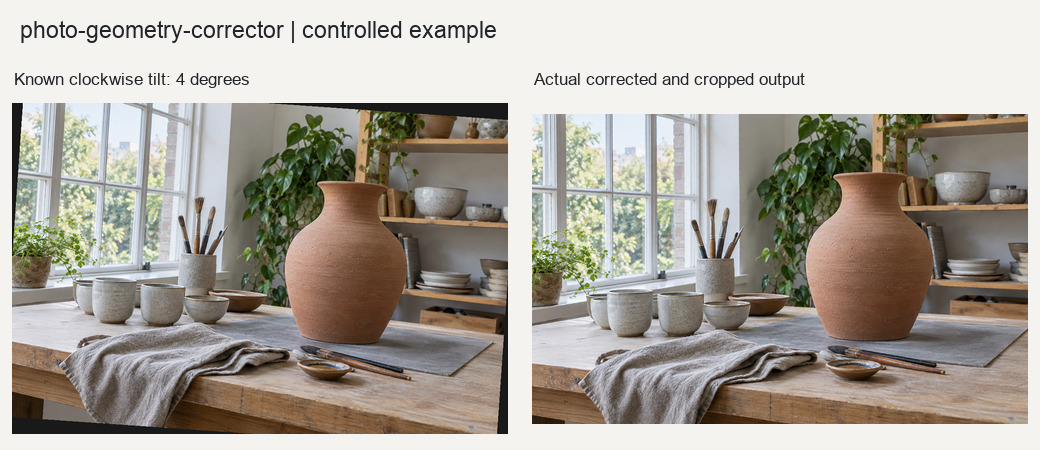
#> input picture photo-geometry-corrector/examples/comparison.jpg, 1040 x 450 px
$ python -i photo_geometry_corrector.py   (imports and definitions only)   (older library calls are emulated)
#> lines starting #> are read from the running program, lines starting #| are printed output that depends on the picture
"""Deterministic photo geometry correction without aesthetic reframing."""

from __future__ import annotations

import hashlib
import json
from collections.abc import Sequence
from pathlib import Path
from typing import Any

import cv2
import numpy as np
from PIL import Image, ImageOps

SUPPORTED_SUFFIXES = {".jpg", ".jpeg", ".png", ".tif", ".tiff"}


def _sha256(path: Path) -> str:
    return hashlib.sha256(path.read_bytes()).hexdigest()


def _load_photo(
    input_path: str | Path,
) -> tuple[Path, np.ndarray, bytes | None, bytes | None]:
#> called with input_path = '../examples/comparison.jpg'
    source = Path(input_path).expanduser().resolve()
    if not source.is_file():
        raise FileNotFoundError(f"找不到照片: {source}")
    with Image.open(source) as image:
#> image is the input picture: PIL image 1040x450 RGB; mean R, G, B 170.5, 164.7, 155.6
        oriented = ImageOps.exif_transpose(image)
        rgb = np.asarray(oriented.convert("RGB"), dtype=np.uint8)
        exif = oriented.getexif().tobytes() if oriented.getexif() else None
        icc = image.info.get("icc_profile")
    return source, rgb, exif, icc


# [36 lines left out: functions _save_photo, _output_paths, not called in this run]


def _write_report(path: Path, report: dict[str, Any]) -> None:
    path.write_text(json.dumps(report, ensure_ascii=False, indent=2), encoding="utf-8")


def _weighted_median(values: np.ndarray, weights: np.ndarray) -> float:
    order = np.argsort(values)
    sorted_values = values[order]
    cumulative = np.cumsum(weights[order])
    cutoff = float(weights.sum()) / 2.0
    return float(sorted_values[np.searchsorted(cumulative, cutoff, side="left")])


def _detect_horizon(rgb: np.ndarray) -> dict[str, Any]:
    height, width = rgb.shape[:2]
#> height = 450; width = 1040
    scale = min(1.0, 1600.0 / max(height, width))
#> scale = 1
    work = cv2.resize(
        rgb,
        (max(1, round(width * scale)), max(1, round(height * scale))),
        interpolation=cv2.INTER_AREA,
    )
    gray = cv2.cvtColor(work, cv2.COLOR_RGB2GRAY)
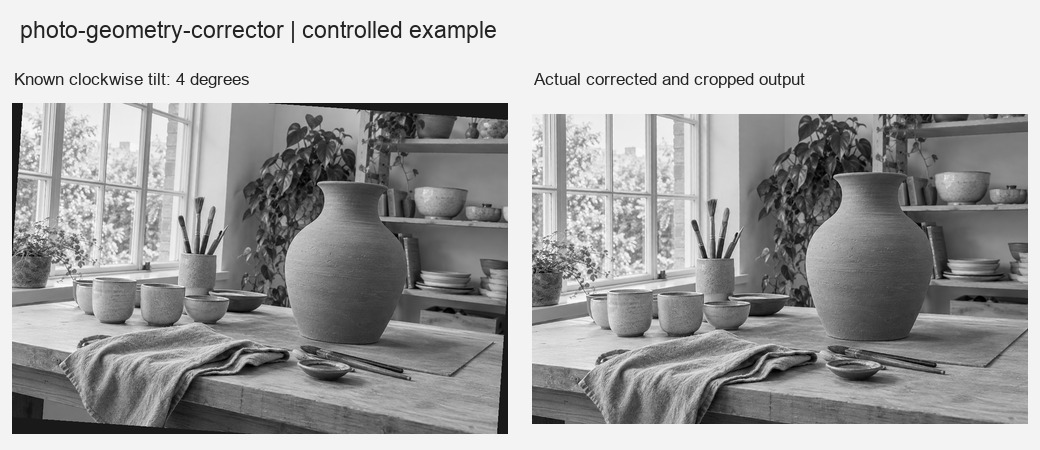
#> gray: shape (450, 1040); min 0, max 255, mean 165.4
    gray = cv2.GaussianBlur(gray, (5, 5), 0.9)
    edges = cv2.Canny(gray, 50, 150)
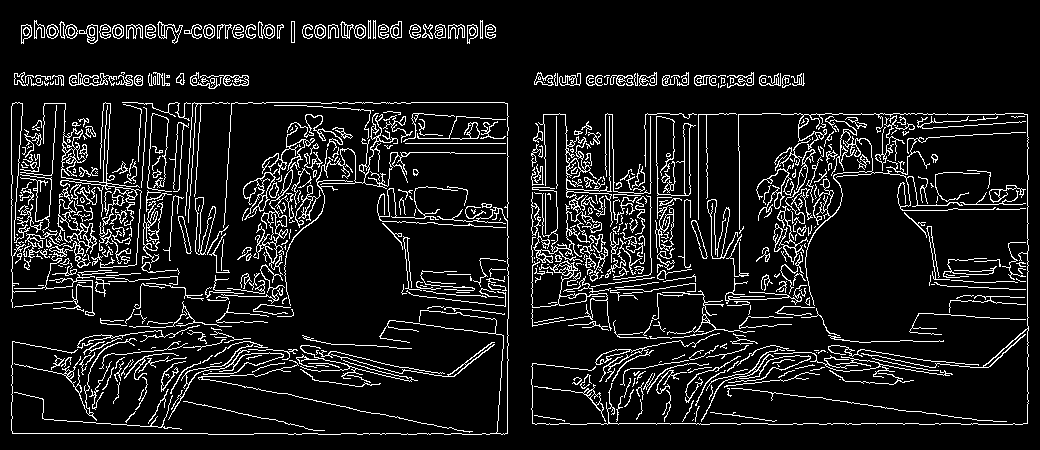
#> edges: shape (450, 1040); 9.8% white in thin lines or dots
    minimum_length = max(24, round(work.shape[1] * 0.12))
#> minimum_length = 125
    lines = cv2.HoughLinesP(
        edges,
        1,
        np.pi / 720,
        threshold=max(28, round(minimum_length * 0.35)),
        minLineLength=minimum_length,
        maxLineGap=max(8, round(minimum_length * 0.08)),
    )
#> lines = 60 rows, first 6: [781, 114, 1004, 114], [12, 433, 207, 433], [793, 423, 918, 423], [531, 230, 671, 246], [11, 221, 159, 218], [531, 177, 707, 188]
    candidates: list[tuple[float, float]] = []
    if lines is not None:
        for raw in np.asarray(lines).reshape(-1, 4):
            x1, y1, x2, y2 = [float(value) for value in raw]
            angle = float(np.degrees(np.arctan2(y2 - y1, x2 - x1)))
            if angle > 90:
                angle -= 180
            elif angle < -90:
                angle += 180
            length = float(np.hypot(x2 - x1, y2 - y1))
            if abs(angle) <= 20.0:
                candidates.append((angle, length))
#> this loop made 60 passes
#> (x1, y1, x2, y2, angle, length) on passes 1 to 12: (781, 114, 1004, 114, 0, 223), (12, 433, 207, 433, 0, 195), (793, 423, 918, 423, 0, 125), (531, 230, 671, 246, 6.52, 140.9), (11, 221, 159, 218, -1.16, 148), (531, 177, 707, 188, 3.58, 176.3), (532, 183, 707, 174, -2.94, 175.2), (532, 241, 659, 258, 7.62, 128.1), (751, 389, 893, 408, 7.62, 143.3), (537, 75, 803, 75, 0, 266), (618, 85, 803, 85, 0, 185), (608, 422, 767, 423, 0.36, 159)
#> after the loop, candidates = 55 pairs, first value -10.05 to 12.21, second value 125 to 474
    if not candidates:
        return {
            "angle_degrees": None,
            "confidence": 0.0,
            "line_count": 0,
            "angle_mad_degrees": None,
        }
    angles = np.asarray([item[0] for item in candidates], dtype=np.float64)
#> angles = 55 values, max 12.21 at index 49, min -10.05 at index 39, mean 0.652
    weights = np.asarray([item[1] for item in candidates], dtype=np.float64)
#> weights = 55 values, max 474 at index 37, min 125 at index 2, mean 194.2
    angle = _weighted_median(angles, weights)
#> in _weighted_median, `order = np.argsort(values)`: order = 55 values, max 54 at index 8, min 0 at index 30, mean 27
#> in _weighted_median, `sorted_values = values[order]`: sorted_values = 55 values from -10.05 to 12.21
#> in _weighted_median, `cumulative = np.cumsum(weights[order])`: cumulative = 55 values from 143.2 to 10678.7
#> in _weighted_median, `cutoff = float(weights.sum()) / 2.0`: cutoff = 5339.4
#> angle = 0
    deviation = _weighted_median(np.abs(angles - angle), weights)
#> deviation = 0.315
    coverage = min(1.0, float(weights.sum()) / (work.shape[1] * 2.5))
#> coverage = 1
    agreement = float(np.exp(-((deviation / 3.0) ** 2)))
#> agreement = 0.989
    confidence = float(np.clip(coverage * agreement, 0.0, 1.0))
#> confidence = 0.989
    return {
        "angle_degrees": round(angle, 6),
        "confidence": round(confidence, 6),
        "line_count": len(candidates),
        "angle_mad_degrees": round(deviation, 6),
    }


# [88 lines left out: functions analyze_geometry, _largest_rectangle, _valid_crop, not called in this run]


def _crop(rgb: np.ndarray, box: tuple[int, int, int, int]) -> np.ndarray:
    left, top, right, bottom = box
    return rgb[top:bottom, left:right].copy()


# [19 lines left out: function _base_report, not called in this run]


def correct_horizon(
    input_path: str | Path,
    output_dir: str | Path,
    angle_degrees: float | None = None,
    automatic_detection_confirmed: bool = False,
) -> dict[str, Any]:
    source, rgb, exif, icc = _load_photo(input_path)
    source_hash = _sha256(source)
    detection = _detect_horizon(rgb)
#> detection = {'angle_degrees': 0, 'confidence': 0.989, 'line_count': 55, 'angle_mad_degrees': 0.315}
    if angle_degrees is None:
        if detection["angle_degrees"] is None or detection["confidence"] < 0.35:
            raise ValueError("自动水平线置信度不足，请显式提供angle_degrees")
        if not automatic_detection_confirmed:
#> (the run stopped early here; a loop or call above may not have finished)
